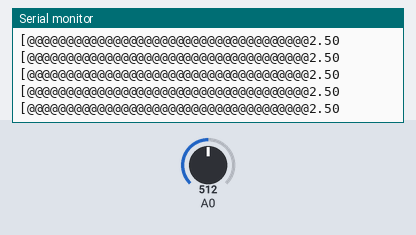
A sketch run on a simulated Arduino Uno, built with avr-gcc and run on an emulated ATmega328P. Parts: the last lines printed to the serial monitor. Inputs (shaded band) come from the test bench; at power-on: A0 = 512.

Above: at 1.2 s.
1.3 s: A0 set to 716
At 1.43 s:
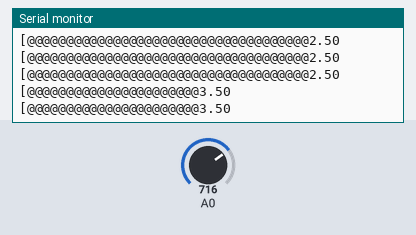
3.2 s: A0 set to 900
At 3.25 s:
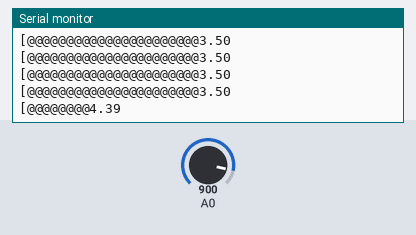
5.1 s: A0 set to 1023
At 5.16 s:
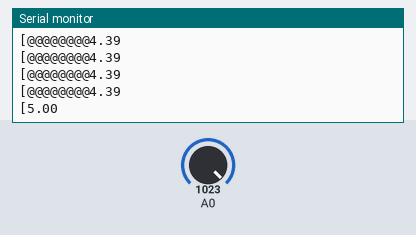
7.0 s: A0 set to 306
At 7.08 s:
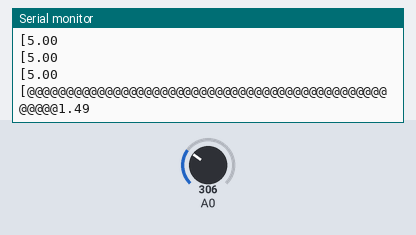
8.9 s: A0 set to 122
At 8.91 s:
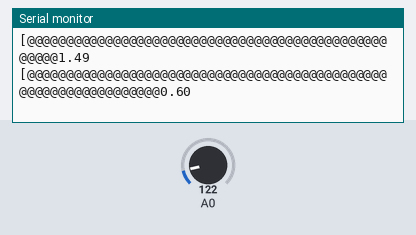
10.8 s: A0 set to 0
At 10.85 s:
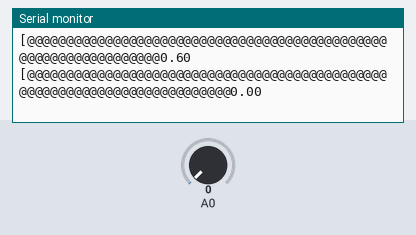

Measured:
- after the input at 1.3 s, the serial monitor: prints a new line at once (image 1)
- after the input at 3.2 s, the serial monitor: prints a new line at once (image 2)
- after the input at 5.1 s, the serial monitor: prints a new line after 0.06 s (image 3)
- after the input at 7.0 s, the serial monitor: prints a new line after 0.07 s (image 4)
- after the input at 8.9 s, the serial monitor: prints a new line at once (image 5)
- after the input at 10.8 s, the serial monitor: prints a new line after 0.05 s (image 6)

The sketch:

lab1ex4_0-g4_NEW.ino
```cpp
void setup() {
  // put your setup code here, to run once:
  pinMode(A0, INPUT);
  Serial.begin(115200);

}

void loop() {
  // put your main code here, to run repeatedly:
  float size = (1024 - analogRead(A0))/14;
  Serial.print("[");
  //int length = 1/size * 72;
  float voltage = float(analogRead(A0))/1024 * 5.00;

  for (int i = 0; i<size; i++) {
    Serial.print("@");
  }

  //String output = "] ---> Current Voltage" + "V"
  Serial.println(voltage);

  delay(100);

}
```
